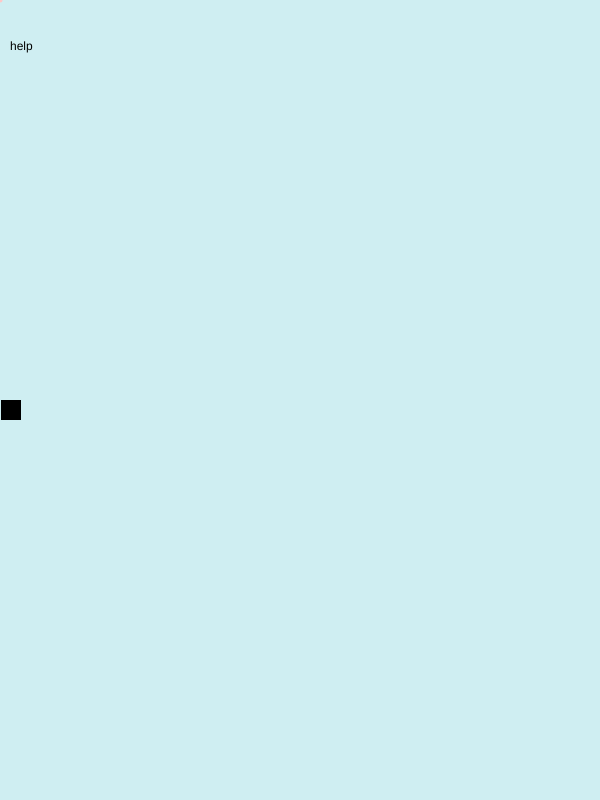
Frame 1 (no input)
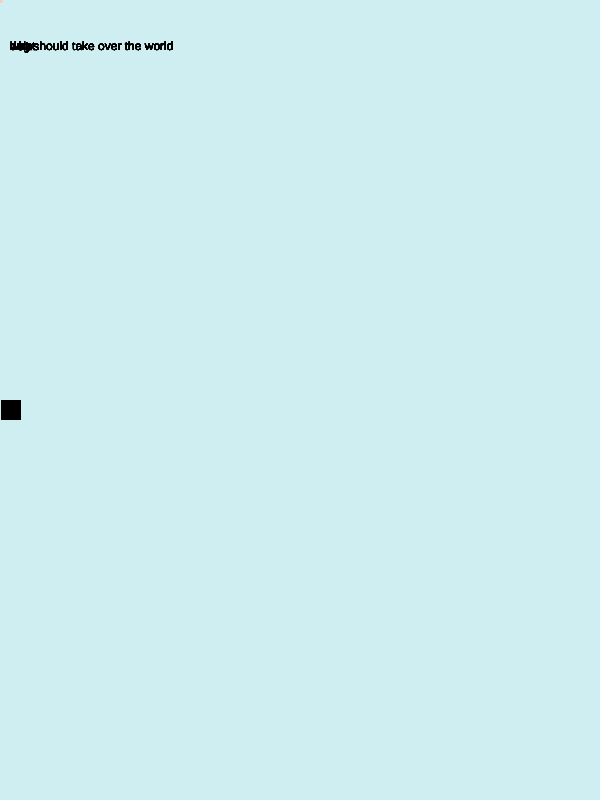
Frame 60 (no input)
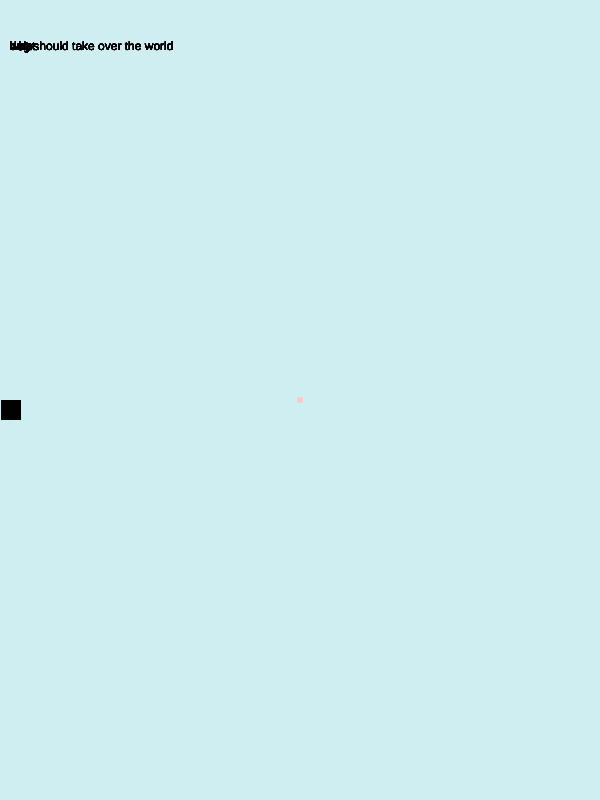
Frame 120 (the mouse pressed at the canvas centre since frame 60)

The p5.js sketch that drew these frames (run headless with seeded random() and noise() and a simulated clock; from frame 60 on, the mouse is pressed at the canvas centre):

// p5.js sketch
// ── sketch.js

function setup() {
  createCanvas(600, 800);
  background(207, 238, 242);
}

function draw() {

  // paint tool
  noStroke();
  fill(259, 200, 200);
  ellipse(mouseX, mouseY, 5, 5);

  var scootX = 0;
  scootX = scootX + 1;


  //rectangle
  noStroke();
  fill(0)

  rect(scootX, 400, 20, 20);
 //independent changes
  var words = [ "wat", "what", "help", "dog should take over the world" ];
  var word = random(words);
  text(word,10,50);

}

function mousePressed () {
  background(207, 238, 242);
}
